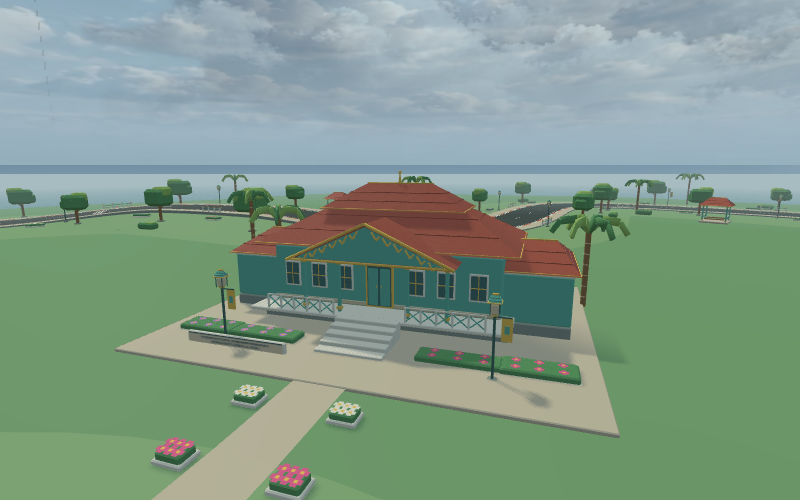
#> input picture visual-upgrade/patch1-garage-stage/assets/mempawah-landmark.png, 800 x 500 px, given in place of garage-desktop.png, which was not available
$ python make_comparisons.py
#> lines starting #> are read from the running program, lines starting #| are printed output that depends on the picture; pictures that were not available may be replaced by others from this repository, and a replacement may not be noted
"""Compose unmodified real UI captures; labels and scaling only, no generated imagery."""
from pathlib import Path
from PIL import Image,ImageOps,ImageDraw,ImageFont
D=Path(__file__).resolve().parents[1];font=ImageFont.truetype('/usr/share/fonts/truetype/dejavu/DejaVuSans.ttf',22)
for view in ['garage','closeup','setup']:
 for device in ['desktop','mobile']:
  imgs=[Image.open(D/side/(view+'-'+device+'.png')).convert('RGB')for side in ['before','after']];w=850 if device=='desktop' else 390;thumbs=[ImageOps.contain(im,(w,1300))for im in imgs];h=max(im.height for im in thumbs);out=Image.new('RGB',(w*2+30,h+90),'#102337');draw=ImageDraw.Draw(out)
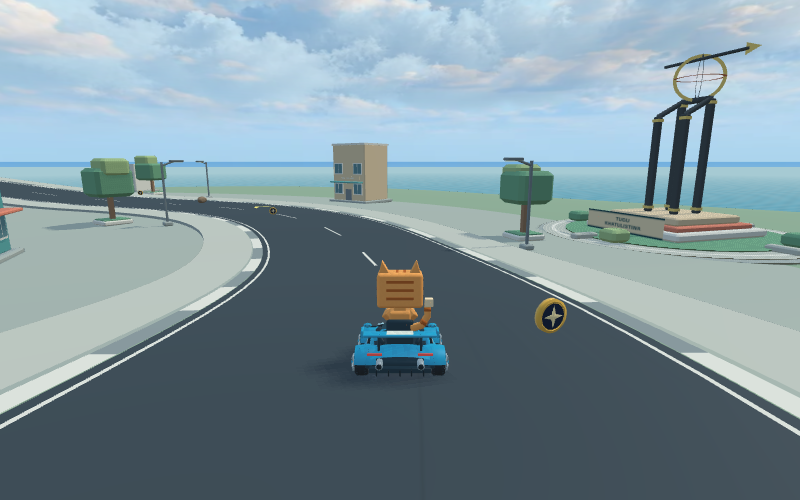
#> input picture visual-upgrade/patch1-garage-stage/assets/pontianak-race.png, 800 x 500 px, given in place of garage-desktop.png, which was not available
#> after `imgs = [Image.open(D / side / (view + '-' + device + '.png')).convert(`: imgs = 2 items
#> after `thumbs = [ImageOps.contain(im, (w, 1300)) for im in imgs]`: thumbs = 2 items
#> after `h = max((im.height for im in thumbs))`: h = 531
#> after `out = Image.new('RGB', (w * 2 + 30, h + 90), '#102337')`:
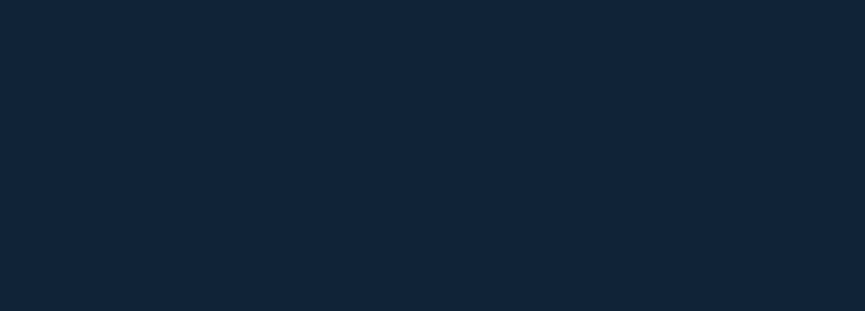
#> out: PIL image 1730x621 RGB (shown at 1/2 size); mean R, G, B 16, 35, 55
  for i,(label,im)in enumerate(zip(['BEFORE - Stage 3 baseline','AFTER - PATCH 1'],thumbs)):
   x=i*(w+30);draw.text((x+12,15),label,font=font,fill='white');out.paste(im,(x,65))
#> this loop made 2 passes
#> (label, x) on passes 1 to 2: ('BEFORE - Stage 3 baseline', 0), ('AFTER - PATCH 1', 880)
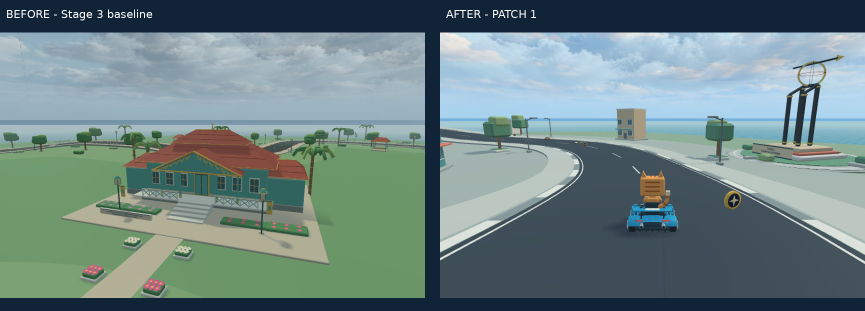
#> out: PIL image 1730x621 RGB (shown at 1/2 size); mean R, G, B 110.5, 132.6, 132.7
#> (the run stopped early here; a loop or call above may not have finished)
